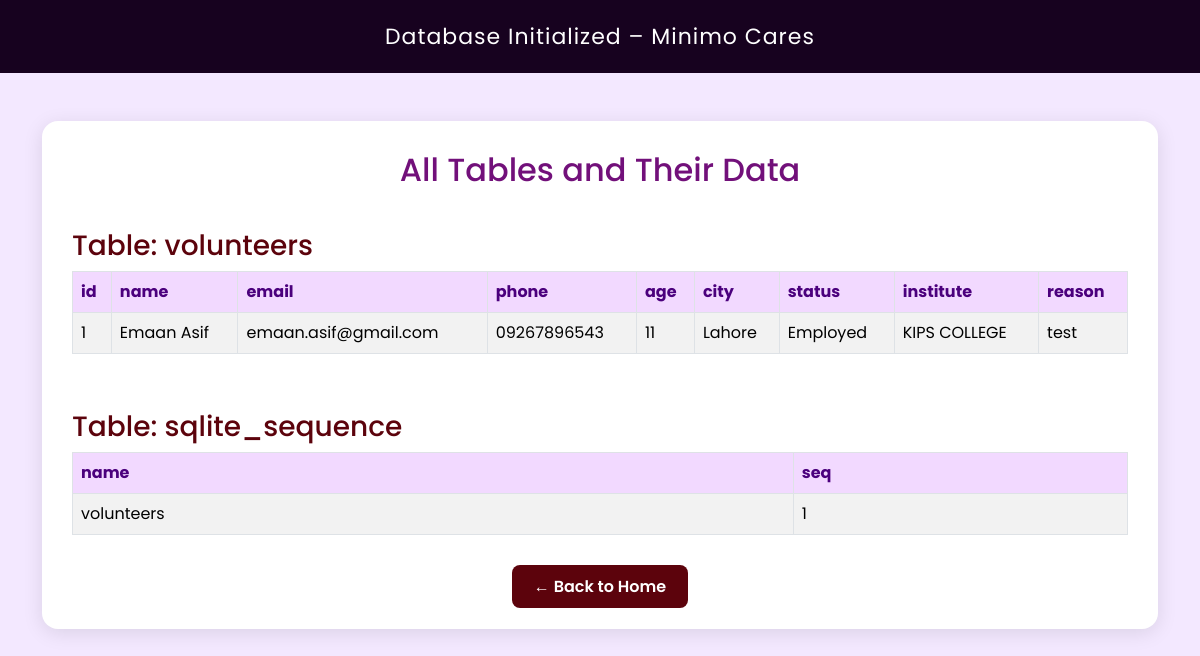
/viewdb, run on an earlier commit of the app's database.
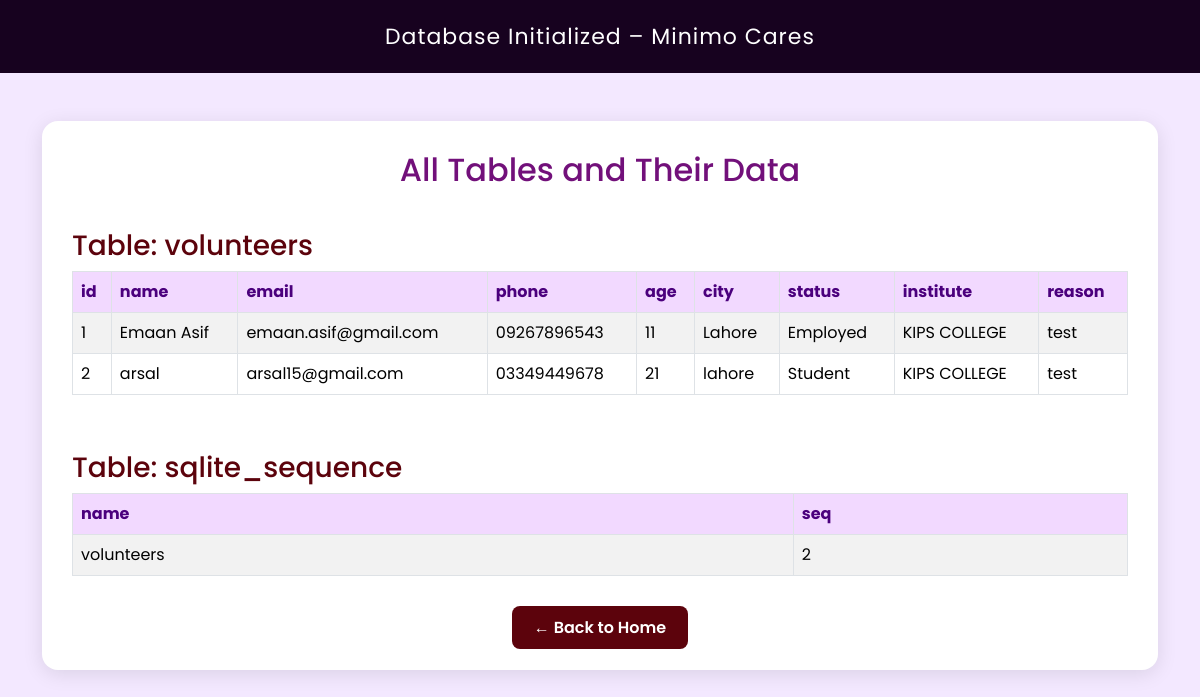
And on a later commit of the database.
### tables this page shows
CREATE TABLE volunteers (
    id INTEGER PRIMARY KEY AUTOINCREMENT,
    name TEXT NOT NULL ,
    email TEXT NOT NULL,
    phone TEXT NOT NULL,
    age INTEGER NOT NULL CHECK (age > 0),
    city TEXT NOT NULL ,
    status TEXT NOT NULL ,
    institute TEXT NOT NULL ,
    reason TEXT NOT NULL
);

### app.py (the view)
@app.route("/viewdb")
def view_db():
    conn = get_db_connection()
    cursor = conn.cursor()
    cursor.execute("SELECT name FROM sqlite_master WHERE type='table';")
    tables = cursor.fetchall()
    table_data = {}
    for table in tables:
        table_name = table['name']
        cursor.execute(f"SELECT * FROM {table_name};")
        data = cursor.fetchall()
        table_data[table_name] = data
    conn.close()
    return render_template("initdb.html", table_data=table_data)

### app.py (called while the page is built)
def get_db_connection():
    conn = sqlite3.connect(DATABASE)
    conn.row_factory = sqlite3.Row
    return conn

### templates/initdb.html (shortened to what this page needs)
<!DOCTYPE html>
<html lang="en">
<head>
  <link href="https://cdn.jsdelivr.net/npm/bootstrap@5.3.3/dist/css/bootstrap.min.css" rel="stylesheet">
</head>
<body>
<header>Database Initialized – Minimo Cares</header>
<div class="container my-5">
  <div class="custom-card">
    <h2 class="text-center">All Tables and Their Data</h2>
    {% if table_data %}
      {% for table_name, data in table_data.items() %}
        <h3>Table: {{ table_name }}</h3>
        {% if data %}
          <div class="table-responsive">
            <table class="table table-bordered table-striped align-middle">
              <thead>
                <tr>
                  {% for column in data[0].keys() %}
                    <th>{{ column }}</th>
                  {% endfor %}
                </tr>
              </thead>
              <tbody>
                {% for row in data %}
                  <tr>
                    {% for value in row %}
                      <td>{{ value }}</td>
                    {% endfor %}
                  </tr>
                {% endfor %}
              </tbody>
            </table>
          </div>
        {% else %}
          <p class="empty-msg">No records found in this table yet.</p>
        {% endif %}
      {% endfor %}
    {% else %}
      <p class="empty-msg">No tables found in the database.</p>
    {% endif %}
    <div class="text-center mt-4">
      <a href="/home" class="back-link">← Back to Home</a>
    </div>
  </div>
</div>
</body>
</html>

What changed in the data, as far as the page shows it:
added volunteers: row "2" "21", name "arsal", email "arsal15@gmail.com", phone "03349449678", city "lahore", status "Student", institute "KIPS COLLEGE", reason "test"
Also different on the page:
list line gone: "1"
new list line: "2"
